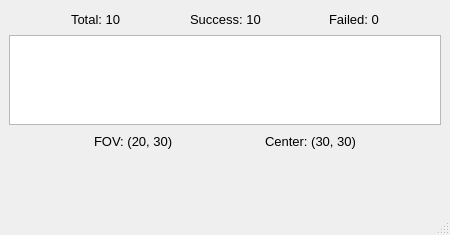
<?xml version="1.0" encoding="UTF-8"?>
<ui version="4.0">
 <class>MainWindow</class>
 <widget class="QMainWindow" name="MainWindow">
  <property name="geometry">
   <rect>
    <x>0</x>
    <y>0</y>
    <width>450</width>
    <height>235</height>
   </rect>
  </property>
  <property name="minimumSize">
   <size>
    <width>450</width>
    <height>235</height>
   </size>
  </property>
  <property name="maximumSize">
   <size>
    <width>550</width>
    <height>235</height>
   </size>
  </property>
  <property name="windowTitle">
   <string>Results</string>
  </property>
  <widget class="QWidget" name="centralwidget">
   <property name="minimumSize">
    <size>
     <width>0</width>
     <height>0</height>
    </size>
   </property>
   <property name="maximumSize">
    <size>
     <width>16777215</width>
     <height>16777215</height>
    </size>
   </property>
   <property name="font">
    <font>
     <pointsize>10</pointsize>
    </font>
   </property>
   <layout class="QVBoxLayout" name="verticalLayout_2">
    <item>
     <layout class="QVBoxLayout" name="verticalLayout">
      <item>
       <layout class="QHBoxLayout" name="horizontalLayout">
        <item>
         <spacer name="horizontalSpacer">
          <property name="orientation">
           <enum>Qt::Horizontal</enum>
          </property>
          <property name="sizeHint" stdset="0">
           <size>
            <width>40</width>
            <height>20</height>
           </size>
          </property>
         </spacer>
        </item>
        <item>
         <widget class="QLabel" name="labelTotal">
          <property name="text">
           <string>Total: 10</string>
          </property>
         </widget>
        </item>
        <item>
         <spacer name="horizontalSpacer_6">
          <property name="orientation">
           <enum>Qt::Horizontal</enum>
          </property>
          <property name="sizeHint" stdset="0">
           <size>
            <width>40</width>
            <height>20</height>
           </size>
          </property>
         </spacer>
        </item>
        <item>
         <widget class="QLabel" name="labelSuccess">
          <property name="text">
           <string>Success: 10</string>
          </property>
         </widget>
        </item>
        <item>
         <spacer name="horizontalSpacer_7">
          <property name="orientation">
           <enum>Qt::Horizontal</enum>
          </property>
          <property name="sizeHint" stdset="0">
           <size>
            <width>40</width>
            <height>20</height>
           </size>
          </property>
         </spacer>
        </item>
        <item>
         <widget class="QLabel" name="labelFailed">
          <property name="text">
           <string>Failed: 0</string>
          </property>
         </widget>
        </item>
        <item>
         <spacer name="horizontalSpacer_2">
          <property name="orientation">
           <enum>Qt::Horizontal</enum>
          </property>
          <property name="sizeHint" stdset="0">
           <size>
            <width>40</width>
            <height>20</height>
           </size>
          </property>
         </spacer>
        </item>
       </layout>
      </item>
      <item>
       <widget class="QListWidget" name="listFailed">
        <property name="sizePolicy">
         <sizepolicy hsizetype="Expanding" vsizetype="Minimum">
          <horstretch>0</horstretch>
          <verstretch>0</verstretch>
         </sizepolicy>
        </property>
        <property name="maximumSize">
         <size>
          <width>16777215</width>
          <height>90</height>
         </size>
        </property>
       </widget>
      </item>
     </layout>
    </item>
    <item>
     <layout class="QHBoxLayout" name="horizontalLayout_2">
      <item>
       <spacer name="horizontalSpacer_3">
        <property name="orientation">
         <enum>Qt::Horizontal</enum>
        </property>
        <property name="sizeHint" stdset="0">
         <size>
          <width>40</width>
          <height>20</height>
         </size>
        </property>
       </spacer>
      </item>
      <item>
       <widget class="QLabel" name="labelFOV">
        <property name="text">
         <string>FOV: (20, 30)</string>
        </property>
       </widget>
      </item>
      <item>
       <spacer name="horizontalSpacer_5">
        <property name="orientation">
         <enum>Qt::Horizontal</enum>
        </property>
        <property name="sizeHint" stdset="0">
         <size>
          <width>40</width>
          <height>20</height>
         </size>
        </property>
       </spacer>
      </item>
      <item>
       <widget class="QLabel" name="labelCenter">
        <property name="text">
         <string>Center: (30, 30)</string>
        </property>
       </widget>
      </item>
      <item>
       <spacer name="horizontalSpacer_4">
        <property name="orientation">
         <enum>Qt::Horizontal</enum>
        </property>
        <property name="sizeHint" stdset="0">
         <size>
          <width>40</width>
          <height>20</height>
         </size>
        </property>
       </spacer>
      </item>
     </layout>
    </item>
    <item>
     <spacer name="verticalSpacer">
      <property name="orientation">
       <enum>Qt::Vertical</enum>
      </property>
      <property name="sizeHint" stdset="0">
       <size>
        <width>20</width>
        <height>40</height>
       </size>
      </property>
     </spacer>
    </item>
   </layout>
  </widget>
  <widget class="QStatusBar" name="statusbar"/>
 </widget>
 <resources/>
 <connections/>
</ui>
